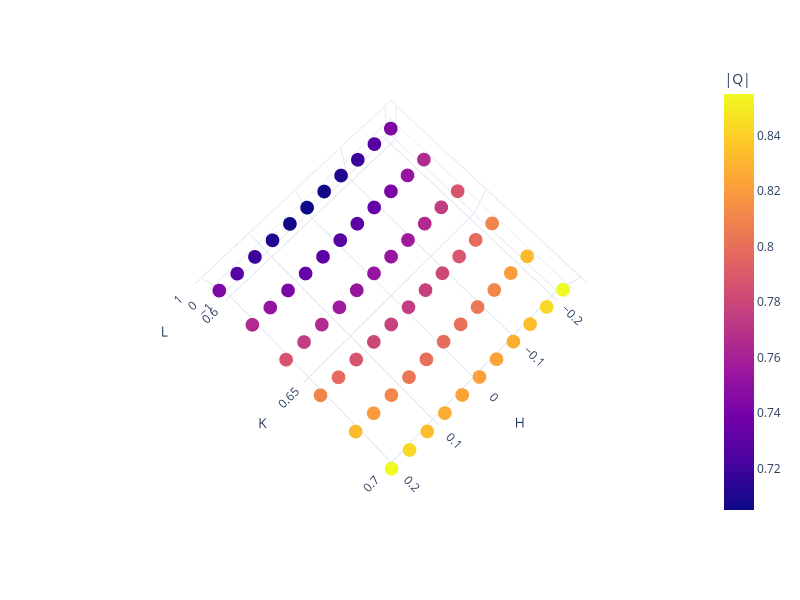

Here is the notebook cell this chart was saved with:
### Code cell
fig = px.scatter_3d(Cdf, x='H', y='K', z='L',color='|Q|')
fig.update_traces(marker_size=8)
fig.update_layout(autosize=False, width=800, height=600, template = 'plotly_white')
fig.update_scenes(aspectratio = {'x':1,'y':1,'z':.3})
fig.show()

### Figure 1 — Plotly figure (JSON) as saved in the notebook; plotly's stock layout.template omitted (floating-point values rounded to 4 significant figures)
{"data": [{"hovertemplate": "H=%{x}<br>K=%{y}<br>L=%{z}<br>|Q|=%{marker.color}<extra></extra>", "legendgroup": "", "marker": {"color": [0.743, 0.765, 0.787, 0.81, 0.832, 0.855, 0.729, 0.752, 0.775, 0.798, 0.82, 0.843, 0.719, 0.742, 0.765, 0.788, 0.811, 0.834, 0.711, 0.734, 0.757, 0.781, 0.804, 0.827, 0.706, 0.73, 0.753, 0.777, 0.8, 0.823, 0.705, 0.728, 0.752, 0.775, 0.799, 0.822, 0.706, 0.73, 0.753, 0.777, 0.8, 0.823, 0.711, 0.734, 0.757, 0.781, 0.804, 0.827, 0.719, 0.742, 0.765, 0.788, 0.811, 0.834, 0.729, 0.752, 0.775, 0.798, 0.82, 0.843, 0.743, 0.765, 0.787, 0.81, 0.832, 0.855], "coloraxis": "coloraxis", "size": 8, "symbol": "circle"}, "mode": "markers", "name": "", "scene": "scene", "showlegend": false, "type": "scatter3d", "x": [0.2, 0.2, 0.2, 0.2, 0.2, 0.2, 0.16, 0.16, 0.16, 0.16, 0.16, 0.16, 0.12, 0.12, 0.12, 0.12, 0.12, 0.12, 0.08, 0.08, 0.08, 0.08, 0.08, 0.08, 0.04, 0.04, 0.04, 0.04, 0.04, 0.04, 0, 0, 0, 0, 0, 0, -0.04, -0.04, -0.04, -0.04, -0.04, -0.04, -0.08, -0.08, -0.08, -0.08, -0.08, -0.08, -0.12, -0.12, -0.12, -0.12, -0.12, -0.12, -0.16, -0.16, -0.16, -0.16, -0.16, -0.16, -0.2, -0.2, -0.2, -0.2, -0.2, -0.2], "y": [0.6, 0.62, 0.64, 0.66, 0.68, 0.7, 0.6, 0.62, 0.64, 0.66, 0.68, 0.7, 0.6, 0.62, 0.64, 0.66, 0.68, 0.7, 0.6, 0.62, 0.64, 0.66, 0.68, 0.7, 0.6, 0.62, 0.64, 0.66, 0.68, 0.7, 0.6, 0.62, 0.64, 0.66, 0.68, 0.7, 0.6, 0.62, 0.64, 0.66, 0.68, 0.7, 0.6, 0.62, 0.64, 0.66, 0.68, 0.7, 0.6, 0.62, 0.64, 0.66, 0.68, 0.7, 0.6, 0.62, 0.64, 0.66, 0.68, 0.7, 0.6, 0.62, 0.64, 0.66, 0.68, 0.7], "z": [0, 0, 0, 0, 0, 0, 0, 0, 0, 0, 0, 0, 0, 0, 0, 0, 0, 0, 0, 0, 0, 0, 0, 0, 0, 0, 0, 0, 0, 0, 0, 0, 0, 0, 0, 0, 0, 0, 0, 0, 0, 0, 0, 0, 0, 0, 0, 0, 0, 0, 0, 0, 0, 0, 0, 0, 0, 0, 0, 0, 0, 0, 0, 0, 0, 0]}], "layout": {"autosize": false, "coloraxis": {"colorbar": {"title": {"text": "|Q|"}}, "colorscale": [[0, "#0d0887"], [0.1111, "#46039f"], [0.2222, "#7201a8"], [0.3333, "#9c179e"], [0.4444, "#bd3786"], [0.5556, "#d8576b"], [0.6667, "#ed7953"], [0.7778, "#fb9f3a"], [0.8889, "#fdca26"], [1, "#f0f921"]]}, "height": 600, "legend": {"tracegroupgap": 0}, "margin": {"t": 60}, "scene": {"aspectratio": {"x": 1, "y": 1, "z": 0.3}, "camera": {"center": {"x": 0, "y": 0, "z": 0}, "eye": {"x": 0.2448, "y": 0.2437, "z": 2.122}, "projection": {"type": "perspective"}, "up": {"x": 0, "y": 0, "z": 1}}, "domain": {"x": [0, 1], "y": [0, 1]}, "xaxis": {"title": {"text": "H"}, "type": "linear"}, "yaxis": {"title": {"text": "K"}, "type": "linear"}, "zaxis": {"title": {"text": "L"}, "type": "linear"}}, "width": 800}}
